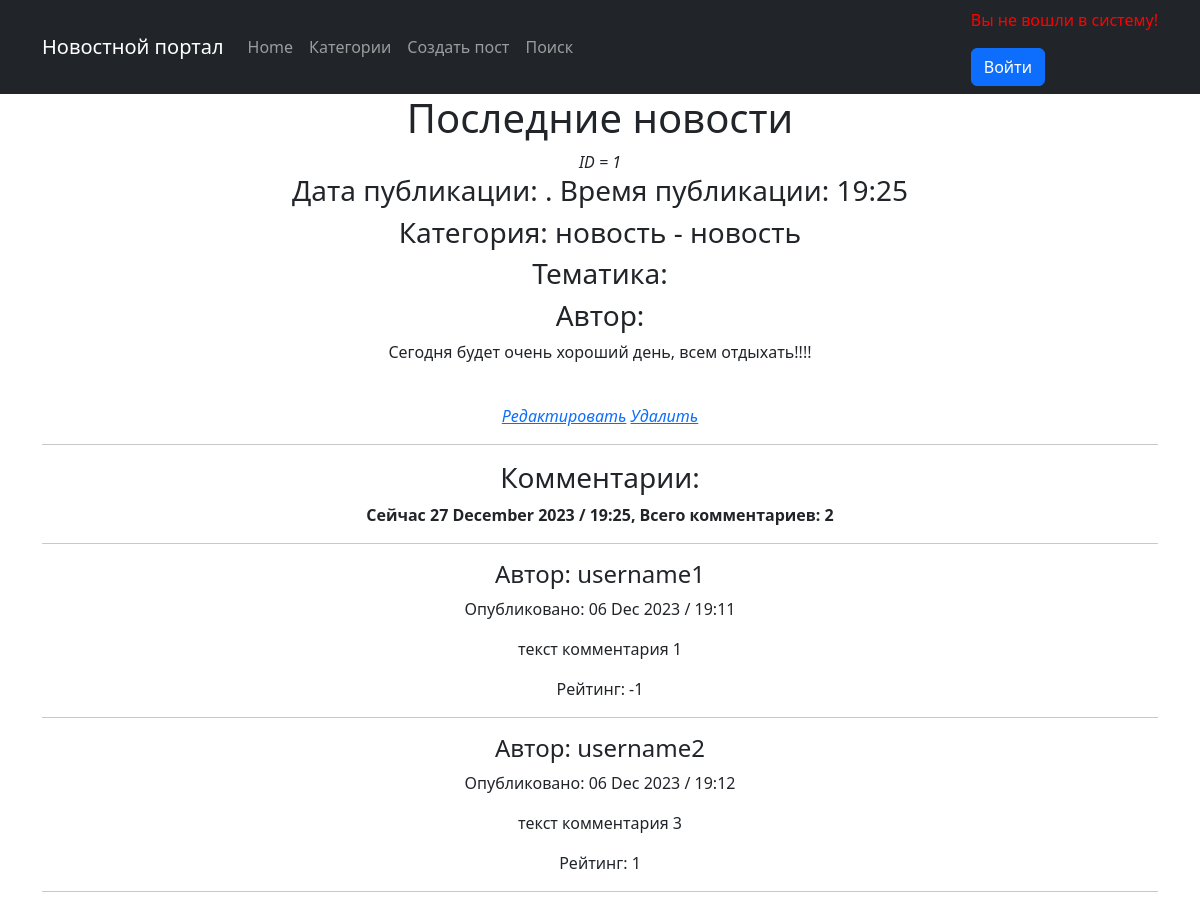
Screenshot of /news/1 with the database file from the repository.
### news/models.py (models this page shows, shortened)
class Post(models.Model):
    author = models.ForeignKey(Author, on_delete= models.CASCADE, verbose_name = "Автор")
    NEWS = 'NW'
    ARTICLE = 'AR'
    CATEGORY_CHOICES = (
        (NEWS, 'Новость'),
        (ARTICLE, 'Статья')
    )
    categoryType = models.CharField(max_length=2, choices=CATEGORY_CHOICES, default=ARTICLE, verbose_name="Категория")
    dateCreation = models.DateTimeField(auto_now_add=True,
                                        verbose_name="Дата создания новости")
    postCategory = models.ManyToManyField(Category, through='PostCategory', verbose_name="Тематика")
    title = models.CharField(max_length=128, verbose_name="Заголовок")
    text = models.TextField(verbose_name="Текст")
    rating = models.SmallIntegerField(default=0)

class Comment(models.Model):
    commentPost = models.ForeignKey(Post, on_delete=models.CASCADE)
    commentUser = models.ForeignKey(User, on_delete=models.CASCADE)
    text = models.TextField()
    dateCreation = models.DateTimeField(auto_now_add=True)  # автоматически добавлять время создания поста
    rating = models.SmallIntegerField(default=0)

### news/views.py (the view)
# urls.py: path('<int:pk>', PostDetail.as_view(), name='post'),
class PostDetail(DetailView):
    model = Post
    template_name = 'post.html'
    context_object_name = 'post'
    def get_context_data(self, **kwargs):
        context = super().get_context_data(**kwargs)
        context['time_now'] = datetime.now()
        context['comment_list'] = Comment.objects.filter(commentPost=self.kwargs['pk'])
        return context

### news/templatetags/custom_filters.py (called while the page is built)
@register.filter()
def censor(text):
    list_words = text.split()
    censor_words = {'баран', 'редиска', 'казел', 'дебил', }
    censor_text = []
    if isinstance(text, str):
        for word in list_words:
            if word.lower() in censor_words:
                word = f'{word[0]}{"*" * (len(word) - 2)}{word[-1]}'
            censor_text.append(word)
        return ' '.join(censor_text)

### templates/post.html (shortened to what this page needs)
{% extends 'flatpages/default.html' %}
{% load custom_filters %}
{% block content %}
{% if post %}
<h1>{{ post.title | censor }}</h1>
<i>ID = {{ post.id }}</i>
<h3>Дата публикации: {{ post.dateCreation|date:'d F Y' }}. Время публикации: {{ time_now|time:"H:i" }}</h3>
<h3>Категория: {{ post.categoryType }} - {{ post.get_categoryType_display }}</h3>
<h3>Тематика:
</h3>
<h3>Автор: {{ post.author.authorUser.username }}</h3>
<p>{{post.text | censor}}</p>
<br><a href="{% url 'post_update' post.id %}"><i>Редактировать</i></a>
                    <a href="{% url 'post_delete' post.id %}"><i> Удалить </i></a>
<hr>
<h3>Комментарии: </h3>
<p><strong>Сейчас {{ time_now|date:'d F Y / H:i' }},
    Всего комментариев: {{ comment_list|length }}</strong></p>
    <hr>
    {% if comment_list %}
        {% for comment in comment_list %}
              <div>
                  <h4>Автор: {{ comment.commentUser.username }}</h4>
                  <p>Опубликовано: {{ comment.dateCreation|date:'d M Y / H:i' }}</p>
                  <p>{{ comment.text | censor | truncatechars:51 }}</p>
                  <p>Рейтинг: {{ comment.rating }}</p>
                  <hr>
              </div>
        {% endfor %}
    {% else %}
        <h2>Комментариев нет!</h2>
    {% endif %}
{% else %}
        <h2>Такая публикация не существует!</h2>
{% endif %}
{% endblock content %}

### rows the page displays
Post: title|censor "Последние новости", id "1", categoryType "новость", text|censor "Сегодня будет очень хороший день, всем отдыхать!!!!"
Comment: commentUser.username "username1", dateCreation "06 Dec 2023 / 19:11", text|censor "текст комментария 1", rating "-1"
Comment: commentUser.username "username2", dateCreation "06 Dec 2023 / 19:12", text|censor "текст комментария 3", rating "1"

### other values shown
{{ time_now|time:"H:i" }} "19:25"
{{ time_now|date:'d F Y / H:i' }} "27 December 2023 / 19:25"
{{ comment_list|length }} "2"
